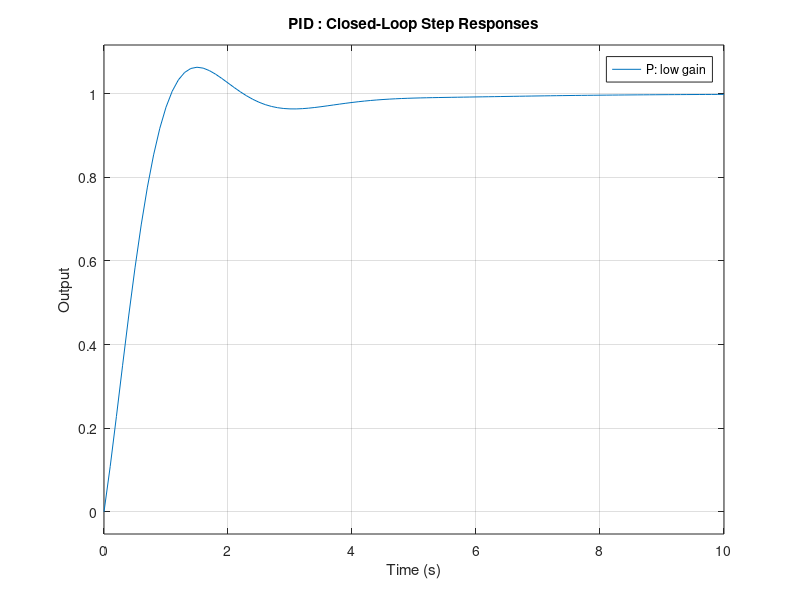

Reproduce this figure in MATLAB. (Note: this script raises an error after producing the figure.)
clc; clear; close all;
s = tf('s');
G = 1/(s^2 + 2*s + 1);  % example plant

% Each row is [Kp Ki Kd]
gainSets = [
    1  0  0
    5  0  0
    3  2  0
    5  0  1
    5  2  1
    ];

labels = {'P: low gain', 'P: higher gain', 'PI', 'PD', 'PID'};
responses = cell(size(gainSets, 1), 1);

figure; hold on;
for i = 1:size(gainSets, 1)
    Kp = gainSets(i, 1); Ki = gainSets(i, 2); Kd = gainSets(i, 3);
    C = Kp + Ki/s + Kd*s;
    T = feedback(C*G, 1);  
    responses{i} = T;
    step(T, 10);
end
grid on;
legend(labels, 'Location', 'best');
title('PID : Closed-Loop Step Responses');
xlabel('Time (s)'); ylabel('Output');

fprintf('\n%-16s %10s %10s %10s %10s\n', ...
    'Controller', 'Rise(s)', 'Settle(s)', 'Overshoot%', 'SSE');
for i = 1:numel(responses)
    T = responses{i};
    info = stepinfo(T);
    yFinal = dcgain(T);
    ess = abs(1 - yFinal);
    fprintf('%-16s %10.3f %10.3f %10.2f %10.4f\n', ...
        labels{i}, info.RiseTime, info.SettlingTime, info.Overshoot, ess);
end
